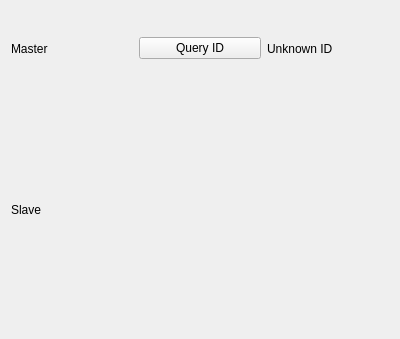
<?xml version="1.0" encoding="UTF-8"?>
<ui version="4.0">
 <class>MainWindow</class>
 <widget class="QMainWindow" name="MainWindow">
  <property name="geometry">
   <rect>
    <x>0</x>
    <y>0</y>
    <width>400</width>
    <height>339</height>
   </rect>
  </property>
  <property name="windowTitle">
   <string>MainWindow</string>
  </property>
  <widget class="QWidget" name="centralWidget">
   <layout class="QVBoxLayout" name="verticalLayout">
    <item>
     <layout class="QHBoxLayout" name="horizontalLayout">
      <item>
       <widget class="QLabel" name="label_2">
        <property name="text">
         <string>Master</string>
        </property>
       </widget>
      </item>
      <item>
       <widget class="QPushButton" name="queryIdButton">
        <property name="text">
         <string>Query ID</string>
        </property>
       </widget>
      </item>
      <item>
       <widget class="QLabel" name="idLabel">
        <property name="text">
         <string>Unknown ID</string>
        </property>
       </widget>
      </item>
     </layout>
    </item>
    <item>
     <widget class="PhMediaControllerView" name="masterPanel" native="true"/>
    </item>
    <item>
     <layout class="QHBoxLayout" name="horizontalLayout_2">
      <item>
       <widget class="QLabel" name="label_4">
        <property name="text">
         <string>Slave</string>
        </property>
       </widget>
      </item>
     </layout>
    </item>
    <item>
     <widget class="PhMediaControllerView" name="slavePanel" native="true"/>
    </item>
   </layout>
  </widget>
  <widget class="QMenuBar" name="menuBar">
   <property name="geometry">
    <rect>
     <x>0</x>
     <y>0</y>
     <width>400</width>
     <height>22</height>
    </rect>
   </property>
  </widget>
 </widget>
 <layoutdefault spacing="6" margin="11"/>
 <customwidgets>
  <customwidget>
   <class>PhMediaControllerView</class>
   <extends>QWidget</extends>
   <header>PhCommonUI/PhMediaControllerView.h</header>
   <container>1</container>
  </customwidget>
 </customwidgets>
 <resources/>
 <connections/>
</ui>
